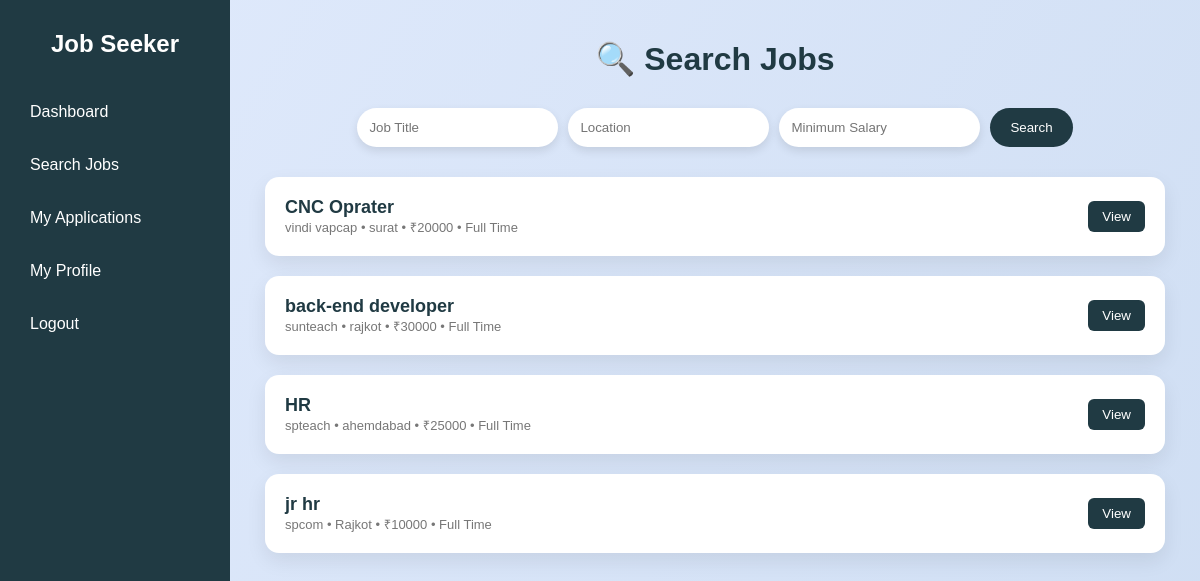
The page /jobseeker_search/ on the database as committed earlier.
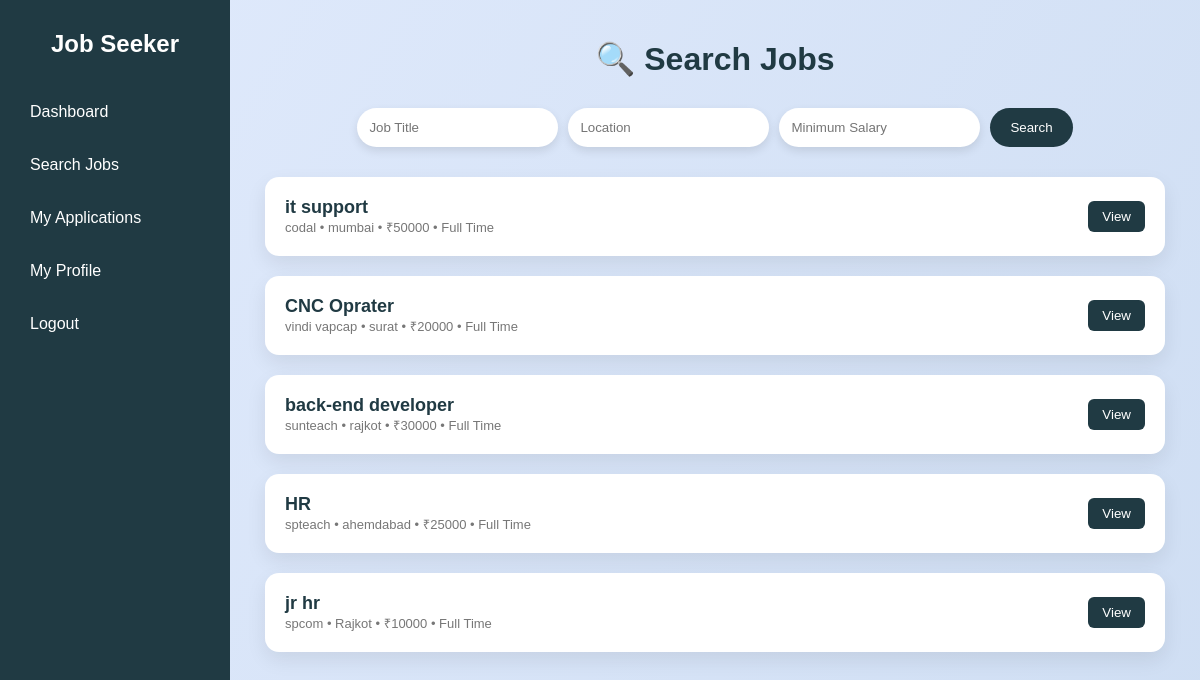
The same page on the database as committed later.
### myapp/models.py (models this page shows, shortened)
class Job(models.Model):
    provider = models.ForeignKey(
        User,
        on_delete=models.CASCADE,
        related_name="posted_jobs"
    )
    title = models.CharField(max_length=200)
    description = models.TextField()
    location = models.CharField(max_length=100)
    salary = models.IntegerField(blank=True, null=True)
    job_type = models.CharField(
        max_length=50,
        choices=[
            ("Full Time", "Full Time"),
            ("Part Time", "Part Time"),
            ("Internship", "Internship"),
            ("Remote", "Remote")
        ],
        default="Full Time"
    )
    created_at = models.DateTimeField(auto_now_add=True)
    applicants = models.IntegerField(default=0)
    class Meta:
        ordering = ["-created_at"]

### myapp/views.py (the view)
# urls.py: path('jobseeker_search/', views.jobseeker_search, name='jobseeker_search'),
def jobseeker_search(request):
    jobs = Job.objects.all()
    query = request.GET.get('q')
    location = request.GET.get('location')
    salary = request.GET.get('salary')
    job_type = request.GET.get('job_type')
    if query:
        jobs = jobs.filter(title__icontains=query)
    if location:
        jobs = jobs.filter(location__icontains=location)
    if salary:
        jobs = jobs.filter(salary__gte=salary)
    if job_type:
        jobs = jobs.filter(job_type=job_type)
    context = {
        "jobs": jobs
    }
    return render(request, "jobseeker_search.html", context)

### templates/jobseeker_search.html (shortened to what this page needs)
<!DOCTYPE html>
<html lang="en">
<head>
</head>
<body>
<div class="sidebar">
    <h2>Job Seeker</h2>
    <a href="{% url 'dashboard_jobseeker' %}">Dashboard</a>
    <a href="{% url 'jobseeker_search' %}">Search Jobs</a>
    <a href="{% url 'jobseeker_applications' %}">My Applications</a>
    <a href="{% url 'jobseeker_profile' %}">My Profile</a>
    <a href="{% url 'logout' %}">Logout</a>
</div>
<div class="main">
    <div class="header">
        <h1>🔍 Search Jobs</h1>
    </div>
    <form method="GET" class="search-box">
        <input type="text" name="q" placeholder="Job Title">
        <input type="text" name="location" placeholder="Location">
        <input type="number" name="salary" placeholder="Minimum Salary">
        <button type="submit">Search</button>
    </form>
    <div class="jobs">
        {% for job in jobs %}
            <div class="job">
                <div>
                    <strong>{{ job.title }}</strong><br>
                    <span>{{ job.provider.first_name }} • {{ job.location }} • ₹{{ job.salary }} • {{ job.job_type }}</span>
                </div>
                <a href="{% url 'job_detail' job.id %}">
                    <button>View</button>
                </a>
            </div>
        {% empty %}
            <p style="text-align:center;color:#555;">No jobs found.</p>
        {% endfor %}
    </div>
</div>
</body>
</html>

Rows that differ between the two databases and show on the page:
added Job: title "it support", provider.first_name "codal", location "mumbai", salary "50000", job_type "Full Time"
